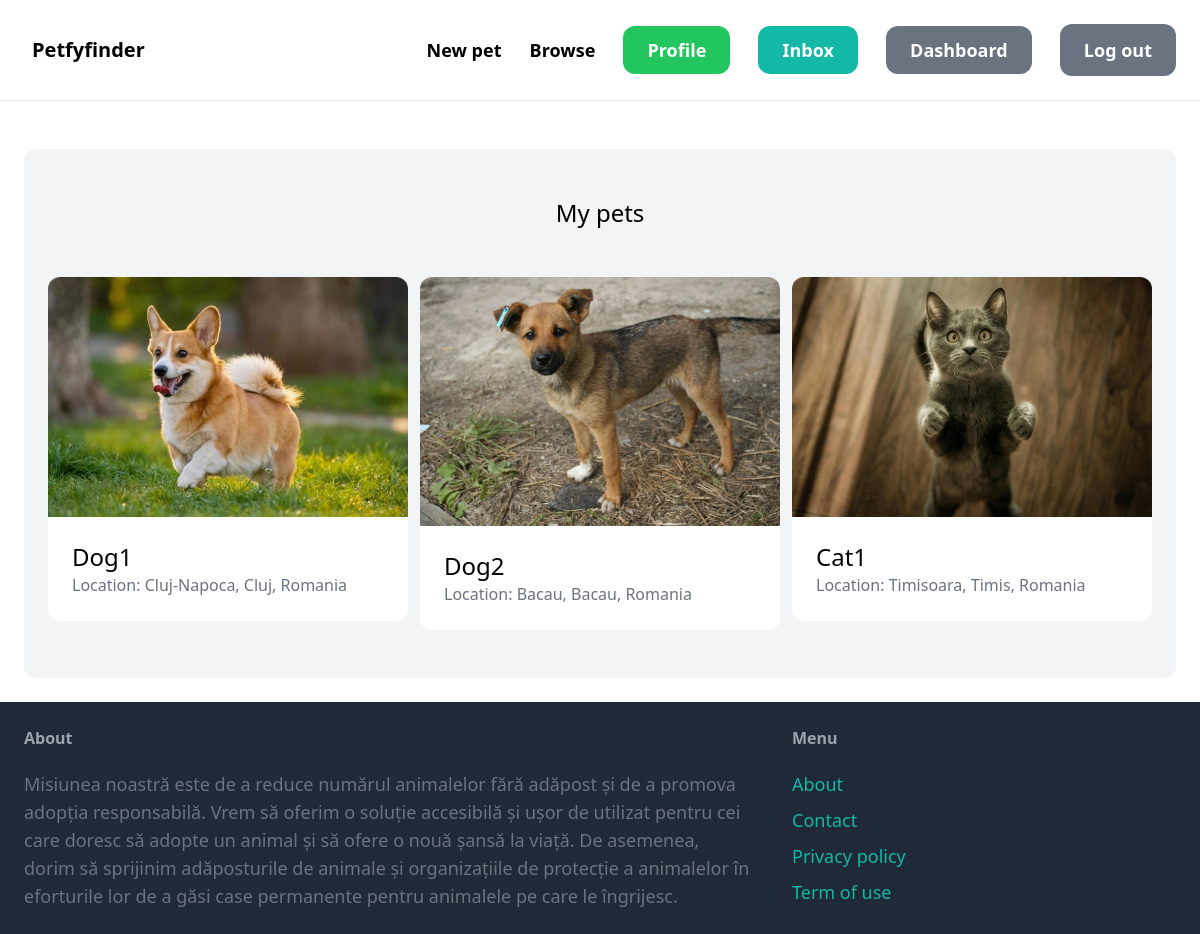
The app's page /dashboard/ (signed in) with its own data.
### item/models.py (models this page shows, shortened)
class Item(models.Model):
    category = models.ForeignKey(Category, related_name='items', on_delete=models.CASCADE)
    name = models.CharField(max_length=255)
    description = models.TextField(blank=True, null=True)
    image = models.ImageField(upload_to='item_images', blank=True, null=True)
    location = models.TextField(blank=True, null=True)
    is_adopted = models.BooleanField(default=False)
    created_by = models.ForeignKey(User, related_name='items', on_delete=models.CASCADE)
    created_at = models.DateTimeField(auto_now_add=True)

### dashboard/views.py (the view)
# urls.py: path('', views.index, name='index'),
@login_required
def index(request):
    items = Item.objects.filter(created_by=request.user)
    return render(request, 'dashboard/index.html', {
        'items': items,
    })

### dashboard/templates/dashboard/index.html (shortened to what this page needs)
{% extends 'core/base.html' %}
{% block content %}
    <div class="mt-6 px-6 py-12 bg-gray-100 rounded-xl">
        <h2 class="mb-12 text-2xl text-center">My pets</h2>
        <div class="grid grid-cols-3 gap-3">
            {% for item in items %}
                <div>
                    <a href="{% url 'item:detail' item.id %}">
                        <div>
                            <img src="{{ item.image.url }}" class="rounded-t-xl">
                        </div>
                        <div class="p-6 bg-white rounded-b-xl">
                            <h2 class="text-2xl">{{ item.name }}</h2>
                            <p class="text-gray-500">Location: {{ item.location }}</p>
                        </div>
                    </a>
                </div>
            {% endfor %}
        </div>
    </div>
{% endblock %}

### records on screen
Item: image (picture), name "Dog1", location "Cluj-Napoca, Cluj, Romania"
Item: image (picture), name "Dog2", location "Bacau, Bacau, Romania"
Item: image (picture), name "Cat1", location "Timisoara, Timis, Romania"
